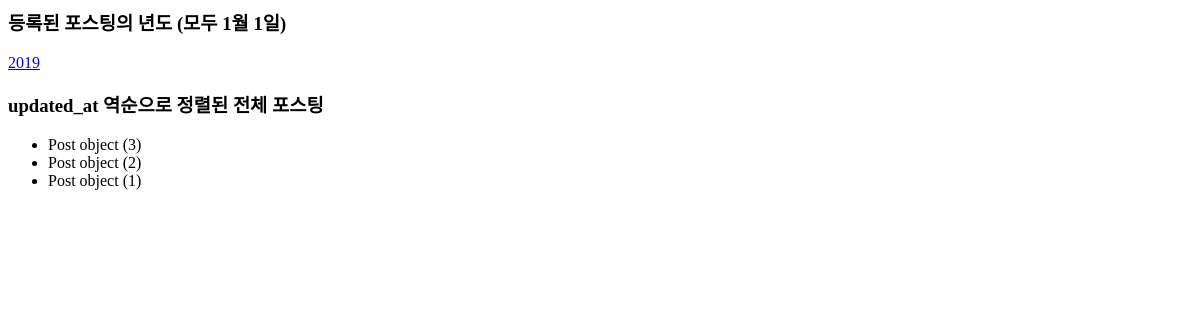
/blog/archive/, run on an earlier commit of the app's database.
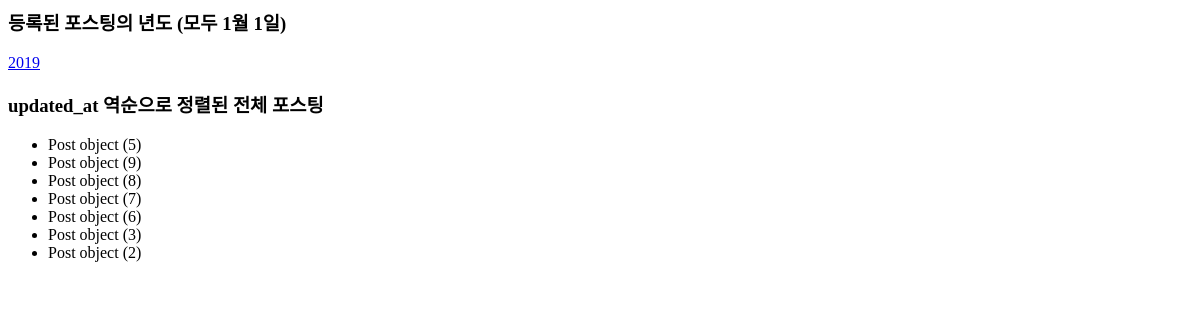
And on a later commit of the database.
### blog/models.py (models this page shows, shortened)
class Post(models.Model):
    title = models.CharField(max_length=100)
    content = models.TextField()
    updated_at = models.DateTimeField(auto_now=True)

### blog/templates/blog/post_archive.html
<h3>등록된 포스팅의 년도 (모두 1월 1일)</h3>
{% for date in date_list %}
    <a href="{% url "blog:post_archive_year" date|date:"Y" %}">
     {{ date|date:"Y" }}
    </a>
{% endfor %}
<h3>updated_at 역순으로 정렬된 전체 포스팅</h3>
<ul>
     {% for post in latest %}
    <li>
     {{ post }}
     </li>
     {% endfor %}
</ul>

What changed in the data, as far as the page shows it:
removed Post: id "Post object (1)"
added Post: id "Post object (5)"
added Post: id "Post object (9)"
added Post: id "Post object (8)"
added Post: id "Post object (7)"
added Post: id "Post object (6)"
